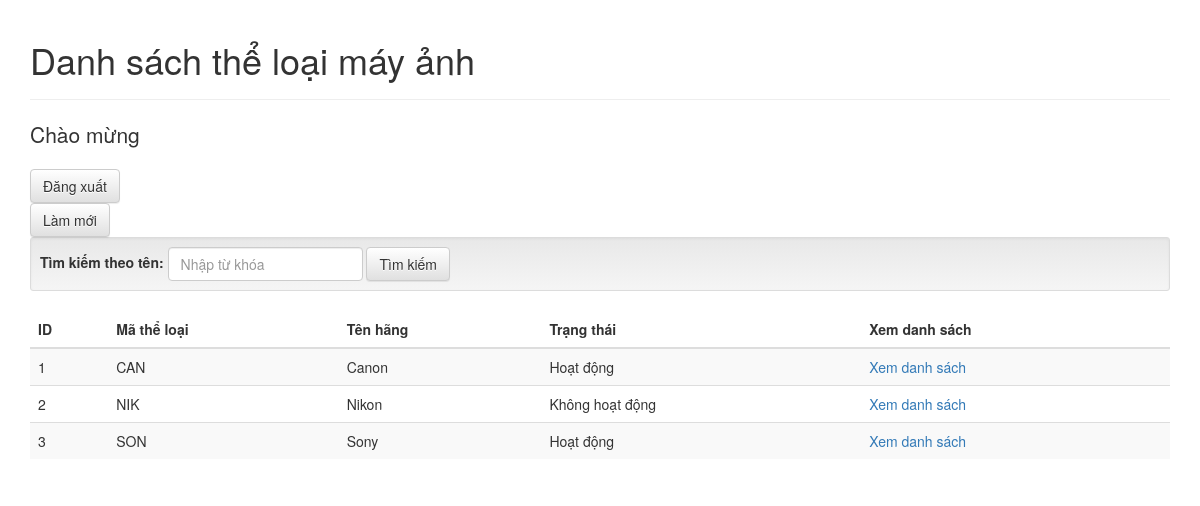
The app's page /views/home.php (signed in) with its own data.
### tables this page shows
CREATE TABLE IF NOT EXISTS categories (
  id INT NOT NULL AUTO_INCREMENT,
  MaTheLoai VARCHAR(50) NOT NULL ,
  TenHang VARCHAR(255) NOT NULL ,
  TrangThai ENUM('Hoạt động', 'Không hoạt động') NOT NULL DEFAULT 'Hoạt động',
  PRIMARY KEY (MaTheLoai),
  UNIQUE (id),
  UNIQUE (MaTheLoai)
);

### models/CategoryModel.php (called while the page is built, shortened)
<?php
class CategoryModel
{
    private $db;
    public function __construct()
    {
        $this->db = new mysqli(DB_HOST, DB_USER, DB_PASS, DB_NAME);
    }
    public function getAllCategories()
    {
        $result = $this->db->query("SELECT * FROM categories");
        $categories = $result->fetch_all(MYSQLI_ASSOC);
        return $categories;
    }
}

### controllers/CategoryController.php (called while the page is built, shortened)
<?php
require_once $_SERVER['DOCUMENT_ROOT'] . '/models/CategoryModel.php';
class CategoryController
{
    private $model;
    public function __construct()
    {
        $model = new CategoryModel();
        $this->model = $model;
    }
    public function getCategories()
    {
        $categories = $this->model->getAllCategories();
        return $categories;
        require_once $_SERVER['DOCUMENT_ROOT'] . '/views/home.php';
    }
}

### controllers/index.php (called while the page is built, shortened)
<?php
require_once '../models/CategoryModel.php';
require_once 'CategoryController.php';
$action = isset($_GET['action']) ? $_GET['action'] : '';
$categoryController = new CategoryController();
switch ($action) {
    default:
        $categoryController->getCategories();
        break;
}

### views/home.php (the view, shortened to what this page needs)
<?php
$user = $_SESSION['user'];
$is_admin = $user['role'] == 'administrator';
require_once '../controllers/CategoryController.php';
require_once '../controllers/index.php';
$controller = new CategoryController();
$categories = $controller->getCategories();
?>
<!DOCTYPE html>
<html lang="en">
<head>
    <link rel="stylesheet" href="https://maxcdn.bootstrapcdn.com/bootstrap/3.3.7/css/bootstrap.min.css">
    <link rel="stylesheet" href="https://maxcdn.bootstrapcdn.com/bootstrap/3.3.7/css/bootstrap-theme.min.css">
</head>
<body>
    <div class="container">
        <?php if ($is_admin) : ?>
            <div class="page-header">
                <h1>Quản lý thể loại máy ảnh</h1>
            </div>
        <?php else : ?>
            <div class="page-header">
                <h1>Danh sách thể loại máy ảnh</h1>
            </div>
        <?php endif ?>
        <?php if ($is_admin) : ?>
            <p class="lead">Chào mừng <span style="color:red;"><?php echo $user['username']; ?></span></p>
        <?php else : ?>
            <p class="lead">Chào mừng <span style="color:blue;"><?php echo $user['username']; ?></span></p>
        <?php endif ?>
        <form method="post" action="/controllers/logout.php">
            <button type="submit" name="logout" class="btn btn-default">Đăng xuất</button>
        </form>
        <form method="post">
            <button type="submit" name="reload" class="btn btn-default">Làm mới</button>
        </form>
        <div class="well well-sm">
            <form method="post" action="home.php" class="form-inline">
                <div class="form-group">
                    <label for="keyword-category">Tìm kiếm theo tên:</label>
                    <input type="text" class="form-control" id="keyword-category" name="keyword-category" placeholder="Nhập từ khóa">
                </div>
                <button type="submit" name="submit-search" class="btn btn-default">Tìm kiếm</button>
            </form>
        </div>
        <table class="table table-striped">
            <thead>
                <tr>
                    <th>ID</th>
                    <th>Mã thể loại</th>
                    <th>Tên hãng</th>
                    <th>Trạng thái</th>
                    <th>Xem danh sách</th>
                </tr>
            </thead>
            <tbody>
                <?php foreach ($categories as $category) { ?>
                    <tr>
                        <td><?php echo $category['id']; ?></td>
                        <td><?php echo $category['MaTheLoai']; ?></td>
                        <td><?php echo $category['TenHang']; ?></td>
                        <td><?php echo $category['TrangThai']; ?></td>
                        <td><a href="cameras.php?MaTheLoai=<?php echo $category['MaTheLoai']; ?>">Xem danh sách</a></td>
                    </tr>
                <?php } ?>
            </tbody>
        </table>
</body>
</html>

### records on screen
categories: id "1", MaTheLoai "CAN", TenHang "Canon", TrangThai "Hoạt động"
categories: id "2", MaTheLoai "NIK", TenHang "Nikon", TrangThai "Không hoạt động"
categories: id "3", MaTheLoai "SON", TenHang "Sony", TrangThai "Hoạt động"
